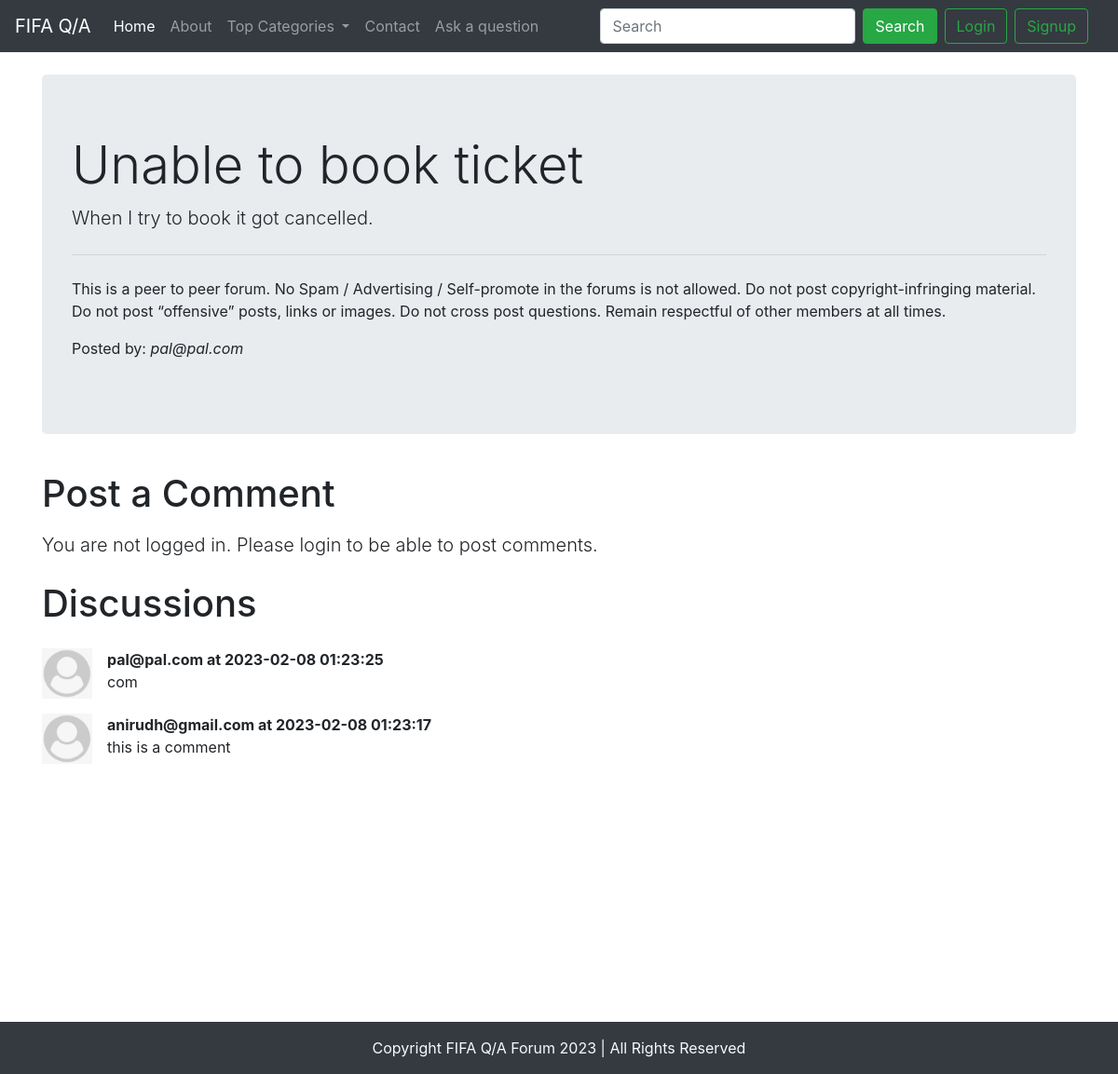
The app's page /thread.php?threadid=1 with its own data.
### tables this page shows
CREATE TABLE `threads` (
  `thread_id` int(7) NOT NULL,
  `thread_title` varchar(255) NOT NULL,
  `thread_desc` text NOT NULL,
  `thread_cat_id` int(7) NOT NULL,
  `thread_user_id` int(7) NOT NULL,
  `timestamp` datetime NOT NULL DEFAULT current_timestamp()
);

CREATE TABLE `users` (
  `sno` int(8) NOT NULL,
  `user_email` varchar(30) NOT NULL,
  `user_pass` varchar(255) NOT NULL,
  `timestamp` datetime NOT NULL DEFAULT current_timestamp()
);

CREATE TABLE `comments` (
  `comment_id` int(8) NOT NULL,
  `comment_content` text NOT NULL,
  `thread_id` int(8) NOT NULL,
  `comment_by` int(8) NOT NULL,
  `comment_time` datetime NOT NULL DEFAULT current_timestamp()
);

### thread.php (the view, shortened to what this page needs)
<!doctype html>
<html lang="en">
<head>
    <link rel="stylesheet" href="https://stackpath.bootstrapcdn.com/bootstrap/4.5.0/css/bootstrap.min.css"
>
</head>
<body>
    <?php include 'partials/_dbconnect.php';?>
    <?php include 'partials/_header.php';?>
    <?php
    $id = $_GET['threadid'];
    $sql = "SELECT * FROM `threads` WHERE thread_id=$id";
    $result = mysqli_query($conn, $sql);
    while($row = mysqli_fetch_assoc($result)){
        $title = $row['thread_title'];
        $desc = $row['thread_desc'];
        $thread_user_id = $row['thread_user_id'];
        $sql2 = "SELECT user_email FROM `users` WHERE sno='$thread_user_id'";
        $result2 = mysqli_query($conn, $sql2);
        $row2 = mysqli_fetch_assoc($result2);
        $posted_by = $row2['user_email'];
    }
    ?>
    <div class="container my-4">
        <div class="jumbotron">
            <h1 class="display-4"><?php echo $title;?></h1>
            <p class="lead">  <?php echo $desc;?></p>
            <hr class="my-4">
            <p>This is a peer to peer forum. No Spam / Advertising / Self-promote in the forums is not allowed. Do not post copyright-infringing material. Do not post “offensive” posts, links or images. Do not cross post questions. Remain respectful of other members at all times.</p>
            <p>Posted by: <em><?php echo $posted_by; ?></em></p>
        </div>
    </div>
     <?php
    if(isset($_SESSION['loggedin']) && $_SESSION['loggedin']==true){
    echo '<div class="container">
        <h1 class="py-2">Post a Comment</h1>
        <form action= "'. $_SERVER['REQUEST_URI'] . '" method="post">
            <div class="form-group">
                <label for="exampleFormControlTextarea1">Type your comment</label>
                <textarea class="form-control" id="comment" name="comment" rows="3"></textarea>
                <input type="hidden" name="sno" value="'. $_SESSION["sno"]. '">
            </div>
            <button type="submit" class="btn btn-success">Post Comment</button>
        </form>
    </div>';
    }
    else{
        echo '
        <div class="container">
        <h1 class="py-2">Post a Comment</h1>
           <p class="lead">You are not logged in. Please login to be able to post comments.</p>
        </div>
        ';
    }
    ?>
    <div class="container mb-5" id="ques">
        <h1 class="py-2">Discussions</h1>
       <?php
    $id = $_GET['threadid'];
    $sql = "SELECT * FROM `comments` WHERE thread_id=$id";
    $result = mysqli_query($conn, $sql);
    while($row = mysqli_fetch_assoc($result)){
        $content = $row['comment_content'];
        $comment_time = $row['comment_time'];
        $thread_user_id = $row['comment_by'];
        $sql2 = "SELECT user_email FROM `users` WHERE sno='$thread_user_id'";
        $result2 = mysqli_query($conn, $sql2);
        $row2 = mysqli_fetch_assoc($result2);
        echo '<div class="media my-3">
            <img src="img/userdefault.png" width="54px" class="mr-3" alt="...">
            <div class="media-body">
               <p class="font-weight-bold my-0">'. $row2['user_email'] .' at '. $comment_time. '</p> '. $content . '
            </div>
        </div>';
        }
    ?>
    </div>
    <?php include 'partials/_footer.php';?>
</body>
</html>

### thread.php (style rules this page uses)
#ques { min-height: 433px; }

### records on screen
threads: thread_title "Unable to book ticket", thread_desc "When I try to book it got cancelled."
users: user_email "pal@pal.com"
comments: users.user_email "pal@pal.com", comment_time "2023-02-08 01:23:25", comment_content "com"
comments: users.user_email "anirudh@gmail.com", comment_time "2023-02-08 01:23:17", comment_content "this is a comment"
